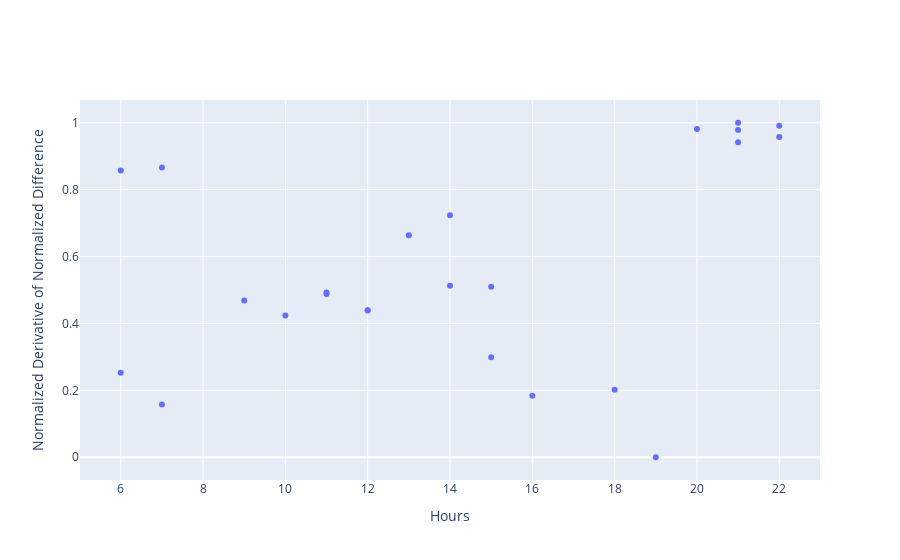

Notebook cell for this chart:
### Code cell
fig = go.Figure()
fig.add_trace(go.Scatter(
                    x=pd.to_datetime(wo_times).hour,
                    y=normalize(deriv[wo_times].values), 
                    mode='markers',
                    name="Normalized Derivative of Normalized Difference"
                ))

fig.update_layout(xaxis_title='Hours',
                  yaxis_title='Normalized Derivative of Normalized Difference',)

### Figure 1 — Plotly figure (JSON) as saved in the notebook; plotly's stock layout.template omitted (floating-point values rounded to 4 significant figures)
{"data": [{"mode": "markers", "name": "Normalized Derivative of Normalized Difference", "type": "scatter", "x": [6, 7, 20, 21, 13, 14, 21, 22, 9, 10, 21, 22, 11, 12, 11, 12, 15, 16, 6, 7, 14, 15, 18, 19], "y": [0.8576, 0.8662, 0.981, 1, 0.664, 0.7235, 0.9782, 0.9908, 0.4685, 0.4234, 0.9414, 0.9572, 0.4879, 0.4385, 0.4929, 0.4397, 0.2992, 0.1839, 0.2527, 0.1574, 0.5124, 0.5097, 0.2014, 0]}], "layout": {"xaxis": {"title": {"text": "Hours"}}, "yaxis": {"title": {"text": "Normalized Derivative of Normalized Difference"}}}}
